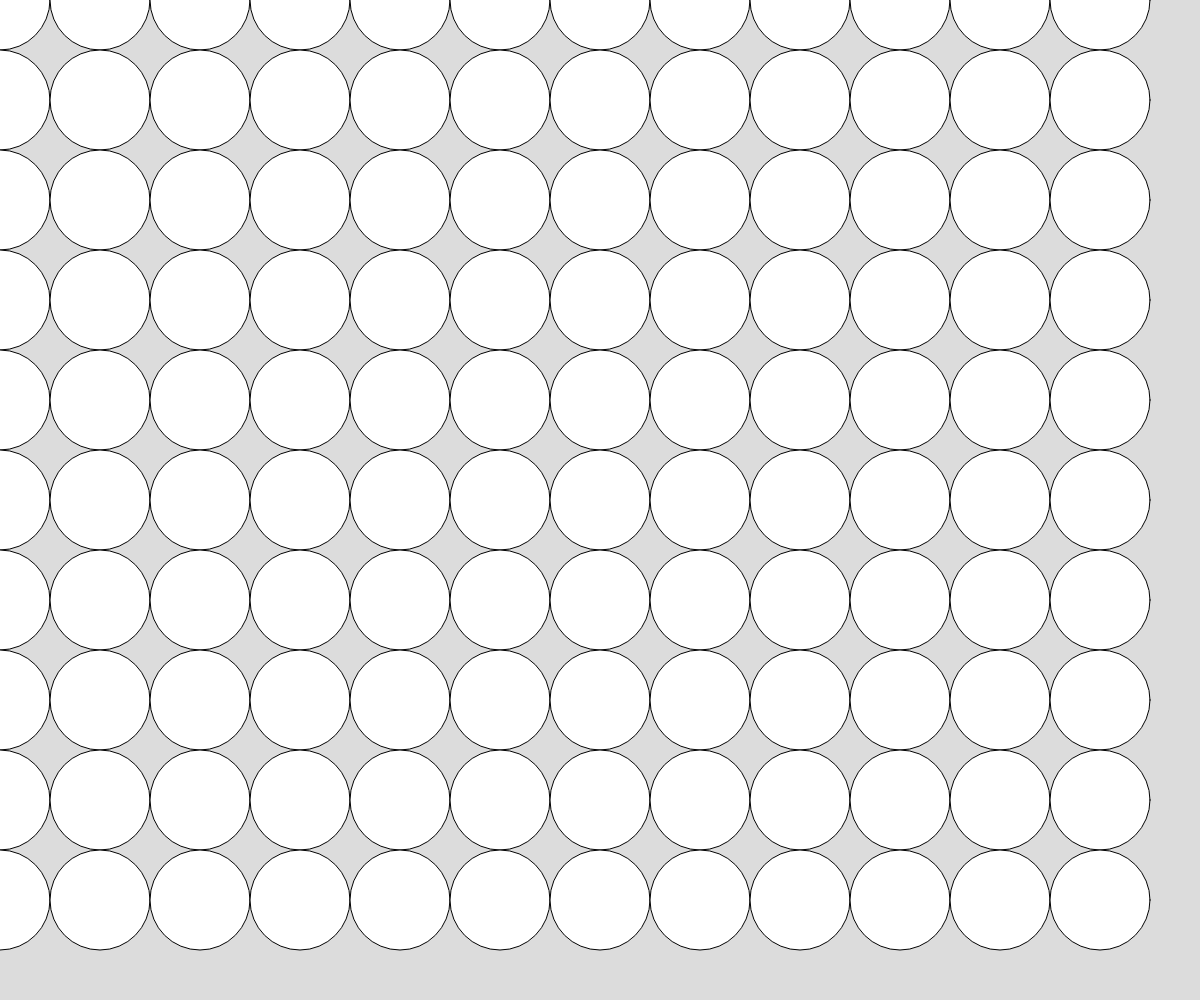
Frame 1 (no input)
Frame 60 (no input): identical to frame 1, image omitted
Frame 120 (the mouse pressed at the canvas centre since frame 60): identical to frame 1, image omitted

The p5.js sketch that drew this single still picture (run headless with seeded random() and noise() and a simulated clock; from frame 60 on, the mouse is pressed at the canvas centre):

// p5.js sketch
// ── sketch.js
let size=100
function setup() {
  createCanvas(innerWidth, innerHeight);
    
  
}
function draw(){
  background(220);
for(let j=0; j<height; j=j+size)
   {for(let i=0; i<width; i=i+size)
  {ellipse(i,j,size)}
}
}
